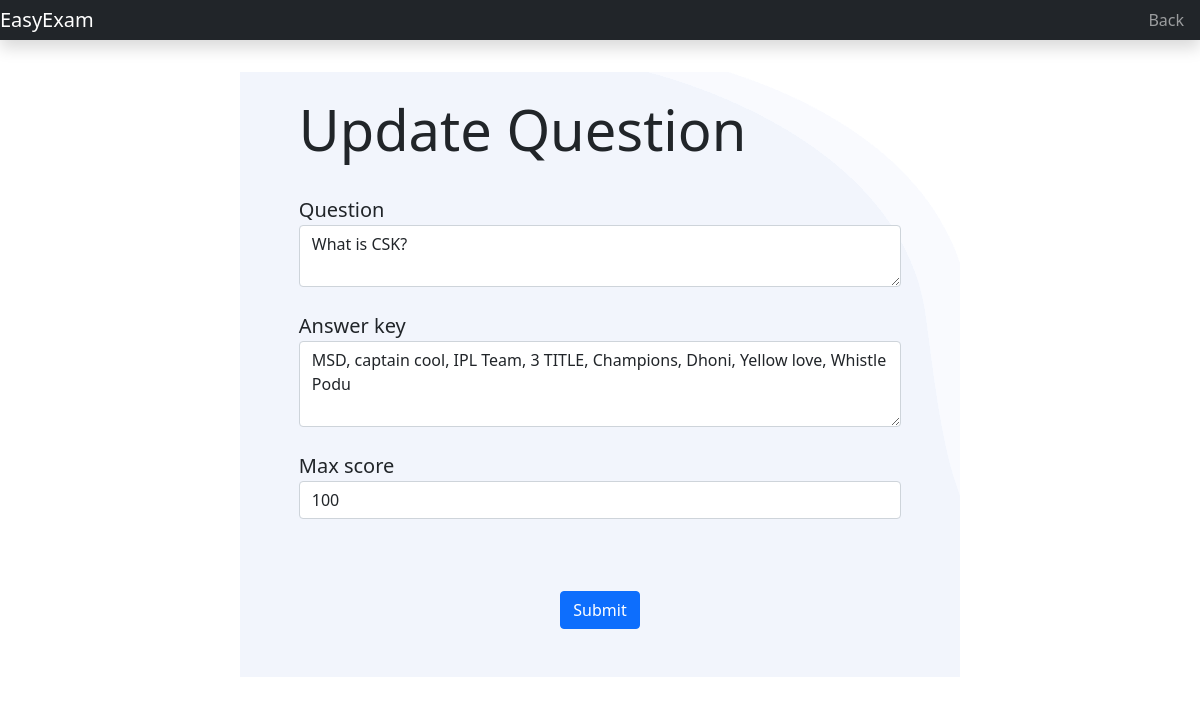
Screenshot of /1/update_qn (signed in) with the database file from the repository.
### Classroom/models.py (models this page shows, shortened)
class Question(models.Model):
	test = models.ForeignKey(Test, on_delete=models.CASCADE, related_name='questions')
	qn_text = models.CharField('Question', max_length=2000)
	key = models.CharField('Answer key', max_length=5000)
	max_score = models.PositiveSmallIntegerField(default=100)

### Classroom/views/Teachers.py (the view)
# urls.py: path('<int:qn_id>/update_qn', Teachers.update_qn, name='update_qn'),
@login_required(login_url='login')
@teacher_required
def update_qn(request, qn_id):
	qn = get_object_or_404(Question, pk=qn_id)
	if request.method == "POST":
		form = CreateQnForm(request.POST, instance=qn)
		if form.is_valid():
			form.save()
			messages.success(request, 'Question is Updated')
			return redirect('view_test', qn.test.id)
		else:
			messages.error(request, form.errors)
	else:
		form = CreateQnForm(instance=qn)
	return render(request, 'teachers/create_qn.html', {'form': form, 'qn' : qn })

### Classroom/forms.py
class CreateQnForm(forms.ModelForm):
  class Meta:
    model = Question
    fields=( 'qn_text', 'key', 'max_score')
    widgets={
    'qn_text':forms.Textarea(attrs={ 'rows': 2, 'class':'form-control','placeholder':'Question'}),
    'key':forms.Textarea(attrs={ 'rows': 3, 'class':'form-control','placeholder':'Answer Key'}),
    'max_score':forms.NumberInput(attrs={ 'step': 0.50, 'class': 'form-control','placeholder':'Max Score'})
    }

### templates/teachers/create_qn.html (shortened to what this page needs)
{% extends 'common.html' %}
{% load static %}
{% block main %}
<br><br>
<div class="jumbotron jumbotron-fluid">
  <div class="container" style="width: 60%; background-image: url('{% static 'assets/img/hero-bg.png' %}');">
    <div class="container" style="width: 90%">
      <br>
      {% if qn %}
        <h1 class="display-4"> Update Question </h1>
      {% else %}
        <h1 class="display-4">Create Question</h1>
      {% endif %}
      <br>
      <form method="POST">
        {% for field in form%}
        <div class="form-group">
          <label class="lead">{{ field.label }}</label>
          {{ field }}
        </div>
        <br>
        {% endfor %}
        <br>
        <br>
        <div class="text-center">
          <button type="submit" class="btn btn-primary">Submit</button>
        </div>
      </form>
      <br><br>
    </div>
  </div>
</div>
{% endblock %}

### rows the page displays
Question: form "What is CSK?" "MSD, captain cool, IPL Team, 3 TITLE, Champions, Dhoni, Yellow love, Whistle Podu" "100"

### other values shown
{{ field.label }} "Question" "Answer key" "Max score"
